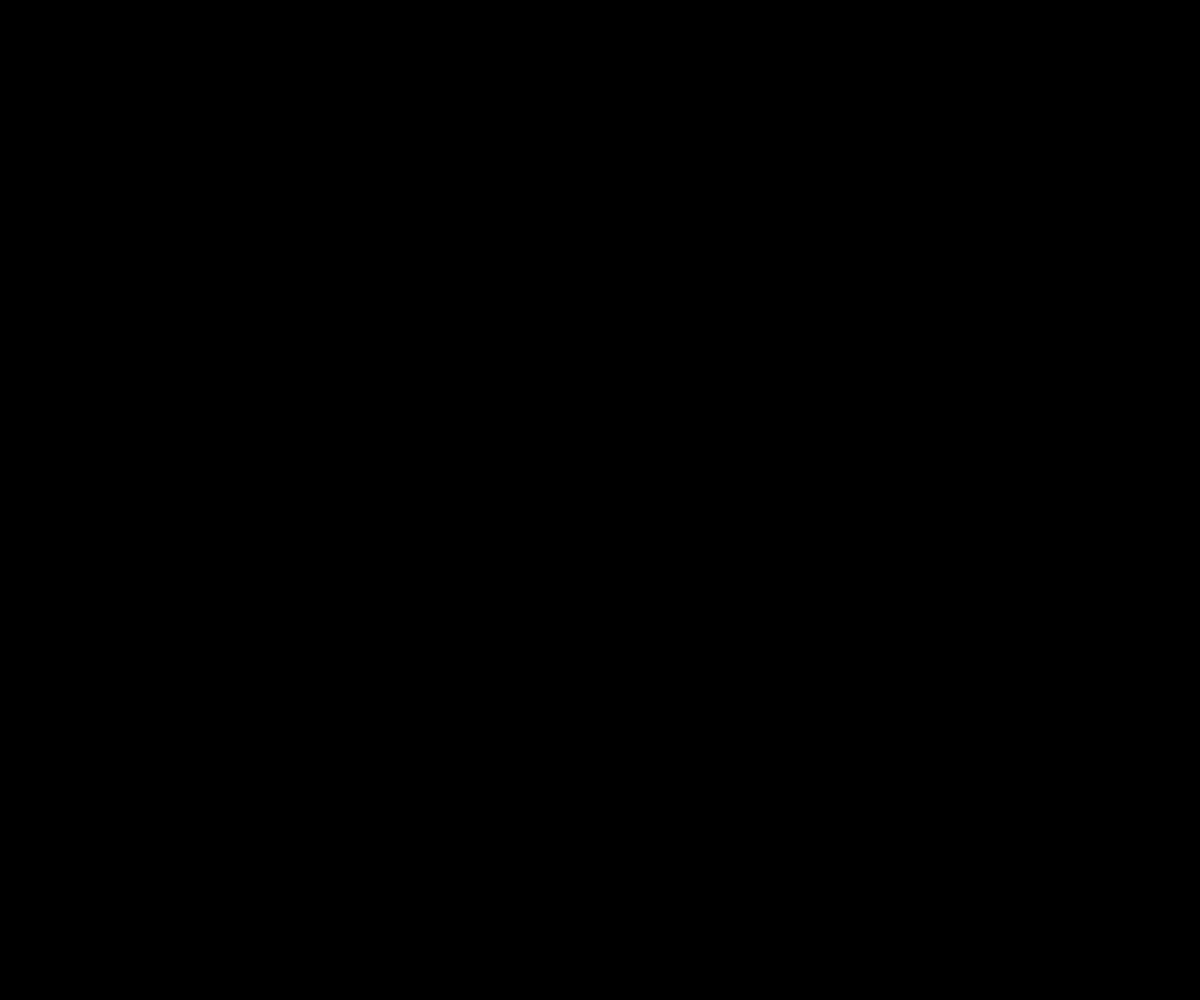
Frame 1 (no input)
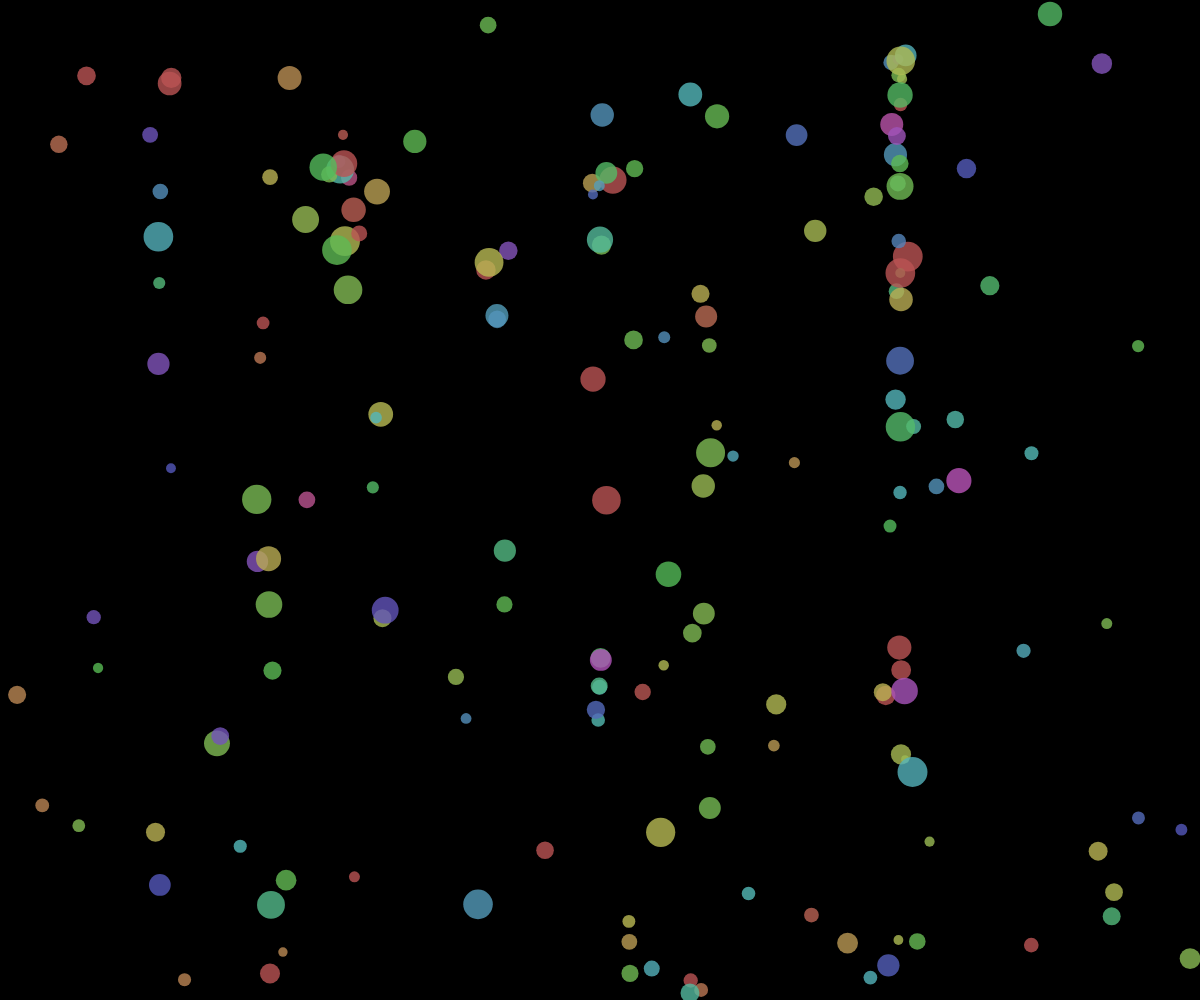
Frame 60 (no input)
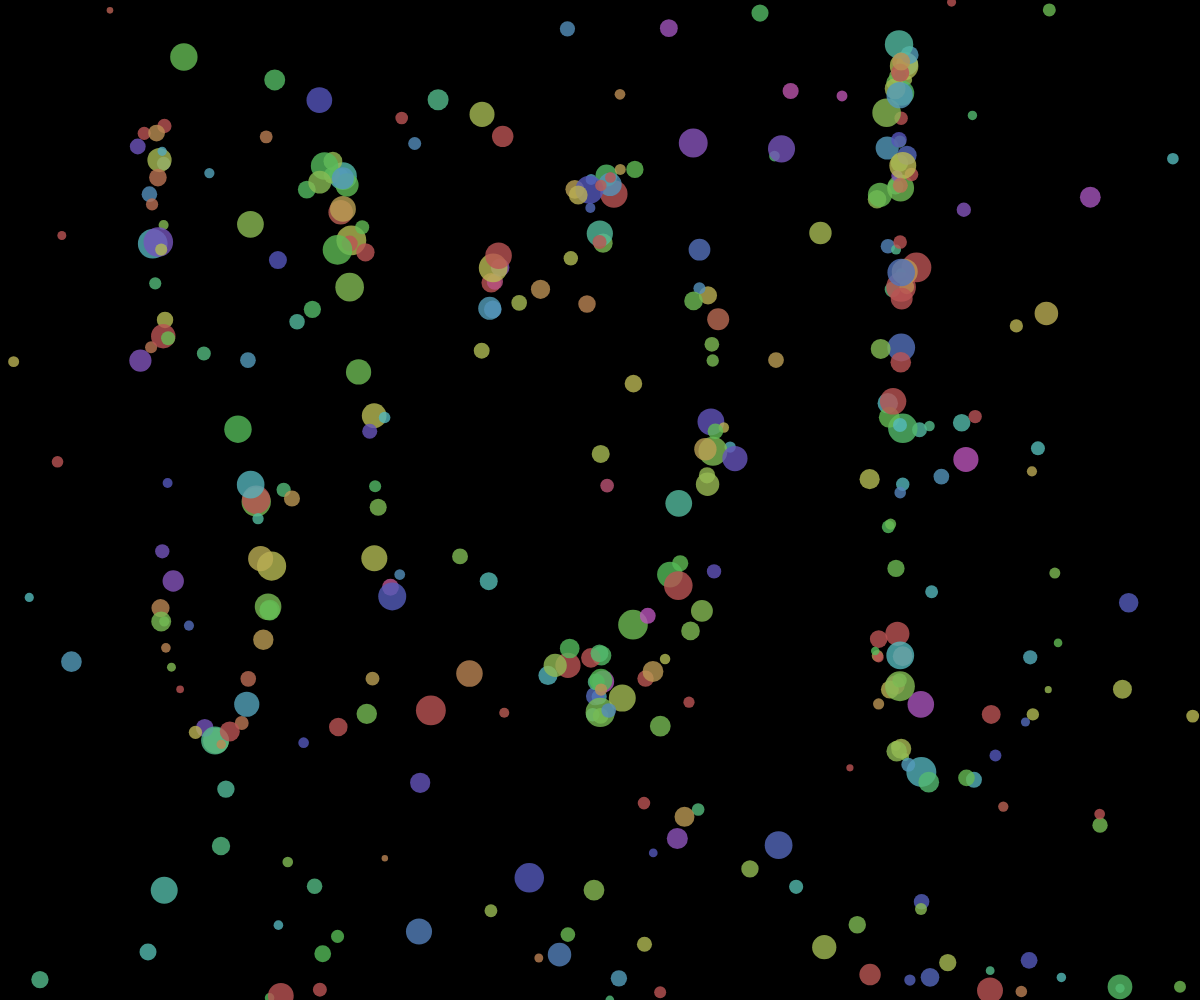
Frame 120 (the mouse pressed at the canvas centre since frame 60)

The p5.js sketch that drew these frames (run headless with seeded random() and noise() and a simulated clock; from frame 60 on, the mouse is pressed at the canvas centre):

// p5.js sketch
// ── sketch.js
const words = [" いつも ", " ありがとう ", " 欅坂46 "];

let font;
let buffers;
let balls;
let w = 0;

function setup(){
  createCanvas(windowWidth, windowHeight);

  buffers = [];
  for(let i = 0; i < words.length; i++){
    buffers.push(createBuffer(words[i]));
  }

  balls = [];
  noStroke();
  colorMode(HSB);
}

function draw(){
  background(0);

  for(let i = 0; i < balls.length; i++){
    const b = balls[i];
    const hit = getBufferColor(buffers[w], b.x, b.y)[3] > 0;
    const dcolor = abs(hue(b.c) - 114) / 360;
    const f = hit ? dcolor * 0.07 + 0.001: 1;
    animateBall(b, f);
    drawBall(b);
  }

  if(frameCount % 1000 == 0) balls = balls.filter(b => b.r > 8);

  if(balls.length < 2000){
    const n = 3;
    for(let i = 0; i < n; i++){
      const x = width * (i + 1) / (n + 1);
      const y = map(sin(millis() % 1000), -1, 1, 0, 1) * height;
      const angle = random(0, TWO_PI);
      const vx = cos(angle) * 10;
      const vy = sin(angle) * 10;
      const size = random(10, 30);
      balls.push(randomColorBall(x, y, vx, vy, size));
    }
  }
}

function animateBall(b, f){
  let bounced = false;
  b.x += b.vx * f;
  b.y += b.vy * f;
  if(b.x < 0 || b.x > width){
    b.vx *= -1;
    bounced = true;
  }
  if(b.y < 0 || b.y > height){
    b.vy *= -1;
    bounced = true;
  }
  b.x = constrain(b.x, 0, width);
  b.y = constrain(b.y, 0, height);
  if(bounced) b.r *= 0.7;
}

function drawBall(b){
  fill(b.c);
  ellipse(b.x, b.y, b.r);
}

function randomColorBall(x, y, vx, vy, r){
  const hue = randomGaussian(114, 100);
  const c = color(constrain(hue, 0, 360), 55, 73, 0.8);
  return { x, y, vx, vy, r, c };
}

function mouseDragged(){
  const vx = mouseX - pmouseX;
  const vy = mouseY - pmouseY;
  balls.push(randomColorBall(mouseX, mouseY, vx, vy, 10));
}

function touchEnded() {
  w = (w + 1) % words.length;
}

function windowResized(){
  resizeCanvas(windowWidth, windowHeight);
}

function createBuffer(text){
  push();
  const size = 128;
  textSize(size);
  const w = textWidth(text);
  const h = textDescent() + textAscent();
  const buffer = createGraphics(w, h);
  buffer.textSize(size);
  buffer.textAlign(CENTER, CENTER);
  buffer.text(text, w / 2, h / 2);
  pop();
  return buffer;
}

function getBufferColor(buffer, sx, sy){
  const x = map(sx, 0, width, 0, buffer.width);
  const y = map(sy, 0, height, 0, buffer.height);
  return buffer.get(x, y);
}
